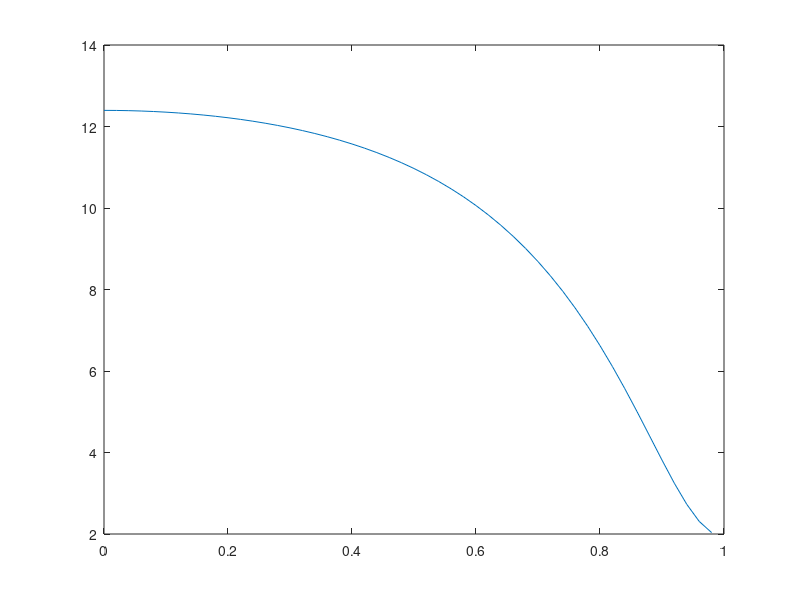

Source code (MATLAB): (Note: this script raises an error after producing the figure.)
%% Digital Filter
x = randn(10000,1);
x1 = x(1:5000);
x2 = x(5001:end);

b = [2,3];
a = [1,0.2];
[y1,zf] = filter(b,a,x1);

[h,w] = freqz(b,a,50)

plot(w/pi,20*log10(abs(h)))
ax = gca;
ax.YLim = [-100 20];
ax.XTick = 0:.5:2;
xlabel('Normalized Frequency (\times\pi rad/sample)')
ylabel('Magnitude (dB)')

%% Fourier OFDM
Fs=1e6;  %%% Sampling rate
Order=16 %%% QAM order
scale=1/3 %%%
fshift=15e3:15e3:15e3*10; %%% OFDM fftshift
t=0:1/Fs:10e-6; %%% Time samples
Nfft=1000;
Deltaf=Fs/(Nfft)
Nbins=10 %%% 128 bins = 1.5MHz BW  256 bins = 3 MHz BW  512 bins = 5 MHz BW
%%% modulation
f=Fs/2*linspace(-1,1-1/Nfft,Nfft)
hMod = modem.qammod('M',Order,'PHASEOFFSET', 0, 'SYMBOLORDER', 'BINARY', ...
                                                    'INPUTTYPE', 'BIT');

bstream=randi([0 1],1,Nbins*log2(Order)); %%% Bitstream
Bmod=s2p(bstream,log2(Order));  
sig=modulate(hMod,Bmod)*scale;
x=0;
figure,
for ii=1:10
% x=x+sig(ii)*sinc(10*pi*(f-fshift(ii))/max(f));
x=x+sinc(10*pi*(f-fshift(ii))/max(f));
plot((sinc(10*pi*(f-fshift(ii))/max(f)))), hold on
end
x=fftshift(x); %%% FFT transform format single sideband represantation - Frequency Domain
x(end:-1:round(Nfft/2)+2)=conj(x(2:floor(Nfft/2))); %%% Force Hermitian symmetry
figure, %%% Plot signal
plot(f,db((x)))

xofdm=ifft((x));  %%%% IFFT conversion to time domain
yofdm=xofdm+0.8*xofdm.*abs(xofdm).^2; %% Nonlinear gain

XF=fftshift(fft(xofdm,Nfft).^2/Nfft);
YF=fftshift(fft(yofdm,Nfft).^2/Nfft);
figure,
plot(f/1e6,db(XF)),hold on
plot(f/1e6,db(YF)),

% s=sinc(10*pi*(f-fshift(1))/max(f))
% s2=sinc(10*pi*(f-fshift(2))/max(f))

 plot(s), hold on
 plot(s2)



